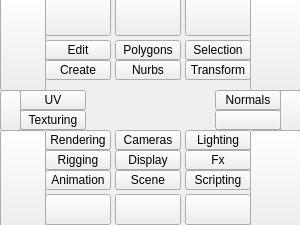
<?xml version="1.0" encoding="UTF-8"?>
<ui version="4.0">
 <class>QtUi</class>
 <widget class="QMainWindow" name="QtUi">
  <property name="enabled">
   <bool>true</bool>
  </property>
  <property name="geometry">
   <rect>
    <x>0</x>
    <y>0</y>
    <width>300</width>
    <height>225</height>
   </rect>
  </property>
  <property name="sizePolicy">
   <sizepolicy hsizetype="Fixed" vsizetype="Fixed">
    <horstretch>0</horstretch>
    <verstretch>0</verstretch>
   </sizepolicy>
  </property>
  <property name="minimumSize">
   <size>
    <width>300</width>
    <height>225</height>
   </size>
  </property>
  <property name="maximumSize">
   <size>
    <width>300</width>
    <height>225</height>
   </size>
  </property>
  <property name="cursor">
   <cursorShape>BlankCursor</cursorShape>
  </property>
  <property name="windowTitle">
   <string>Toolkit</string>
  </property>
  <property name="tabShape">
   <enum>QTabWidget::Triangular</enum>
  </property>
  <property name="dockNestingEnabled">
   <bool>true</bool>
  </property>
  <property name="dockOptions">
   <set>QMainWindow::AllowNestedDocks|QMainWindow::AllowTabbedDocks|QMainWindow::AnimatedDocks|QMainWindow::ForceTabbedDocks</set>
  </property>
  <widget class="QWidget" name="mainWindow">
   <widget class="QGroupBox" name="display">
    <property name="geometry">
     <rect>
      <x>115</x>
      <y>150</y>
      <width>66</width>
      <height>20</height>
     </rect>
    </property>
    <property name="title">
     <string/>
    </property>
    <widget class="QPushButton" name="i004">
     <property name="geometry">
      <rect>
       <x>0</x>
       <y>0</y>
       <width>66</width>
       <height>20</height>
      </rect>
     </property>
     <property name="whatsThis">
      <string>display</string>
     </property>
     <property name="text">
      <string>Display</string>
     </property>
    </widget>
   </widget>
   <widget class="QPushButton" name="v000">
    <property name="geometry">
     <rect>
      <x>45</x>
      <y>-5</y>
      <width>66</width>
      <height>41</height>
     </rect>
    </property>
    <property name="toolTip">
     <string>Extrude</string>
    </property>
    <property name="text">
     <string/>
    </property>
   </widget>
   <widget class="QGroupBox" name="rigging">
    <property name="geometry">
     <rect>
      <x>45</x>
      <y>150</y>
      <width>66</width>
      <height>20</height>
     </rect>
    </property>
    <property name="title">
     <string/>
    </property>
    <widget class="QPushButton" name="i017">
     <property name="geometry">
      <rect>
       <x>0</x>
       <y>0</y>
       <width>66</width>
       <height>20</height>
      </rect>
     </property>
     <property name="whatsThis">
      <string>rigging</string>
     </property>
     <property name="text">
      <string>Rigging</string>
     </property>
    </widget>
   </widget>
   <widget class="QGroupBox" name="scene">
    <property name="geometry">
     <rect>
      <x>115</x>
      <y>170</y>
      <width>66</width>
      <height>20</height>
     </rect>
    </property>
    <property name="title">
     <string/>
    </property>
    <widget class="QPushButton" name="i003">
     <property name="geometry">
      <rect>
       <x>0</x>
       <y>0</y>
       <width>66</width>
       <height>20</height>
      </rect>
     </property>
     <property name="whatsThis">
      <string>scene</string>
     </property>
     <property name="text">
      <string>Scene</string>
     </property>
    </widget>
   </widget>
   <widget class="QGroupBox" name="unused">
    <property name="geometry">
     <rect>
      <x>215</x>
      <y>110</y>
      <width>66</width>
      <height>20</height>
     </rect>
    </property>
    <property name="title">
     <string/>
    </property>
    <widget class="QPushButton" name="pushButton">
     <property name="geometry">
      <rect>
       <x>0</x>
       <y>0</y>
       <width>66</width>
       <height>20</height>
      </rect>
     </property>
     <property name="text">
      <string/>
     </property>
    </widget>
   </widget>
   <widget class="QGroupBox" name="rendering">
    <property name="geometry">
     <rect>
      <x>45</x>
      <y>130</y>
      <width>66</width>
      <height>20</height>
     </rect>
    </property>
    <property name="title">
     <string/>
    </property>
    <widget class="QPushButton" name="i016">
     <property name="geometry">
      <rect>
       <x>0</x>
       <y>0</y>
       <width>66</width>
       <height>20</height>
      </rect>
     </property>
     <property name="whatsThis">
      <string>rendering</string>
     </property>
     <property name="text">
      <string>Rendering</string>
     </property>
    </widget>
   </widget>
   <widget class="QPushButton" name="i023">
    <property name="geometry">
     <rect>
      <x>250</x>
      <y>130</y>
      <width>51</width>
      <height>101</height>
     </rect>
    </property>
    <property name="whatsThis">
     <string>i023</string>
    </property>
    <property name="text">
     <string/>
    </property>
   </widget>
   <widget class="QPushButton" name="v004">
    <property name="geometry">
     <rect>
      <x>115</x>
      <y>194</y>
      <width>66</width>
      <height>31</height>
     </rect>
    </property>
    <property name="toolTip">
     <string>Delete history</string>
    </property>
    <property name="text">
     <string/>
    </property>
   </widget>
   <widget class="QGroupBox" name="lighting">
    <property name="geometry">
     <rect>
      <x>185</x>
      <y>130</y>
      <width>66</width>
      <height>20</height>
     </rect>
    </property>
    <property name="title">
     <string/>
    </property>
    <widget class="QPushButton" name="i014">
     <property name="geometry">
      <rect>
       <x>0</x>
       <y>0</y>
       <width>66</width>
       <height>20</height>
      </rect>
     </property>
     <property name="whatsThis">
      <string>lighting</string>
     </property>
     <property name="text">
      <string>Lighting</string>
     </property>
    </widget>
   </widget>
   <widget class="QPushButton" name="v002">
    <property name="geometry">
     <rect>
      <x>185</x>
      <y>-5</y>
      <width>66</width>
      <height>41</height>
     </rect>
    </property>
    <property name="toolTip">
     <string>Multi-Cut</string>
    </property>
    <property name="text">
     <string/>
    </property>
   </widget>
   <widget class="QGroupBox" name="transform">
    <property name="geometry">
     <rect>
      <x>185</x>
      <y>60</y>
      <width>66</width>
      <height>20</height>
     </rect>
    </property>
    <property name="title">
     <string/>
    </property>
    <widget class="QPushButton" name="i008">
     <property name="geometry">
      <rect>
       <x>0</x>
       <y>0</y>
       <width>66</width>
       <height>20</height>
      </rect>
     </property>
     <property name="whatsThis">
      <string>transform</string>
     </property>
     <property name="text">
      <string>Transform</string>
     </property>
    </widget>
   </widget>
   <widget class="QPushButton" name="i021">
    <property name="geometry">
     <rect>
      <x>250</x>
      <y>-10</y>
      <width>51</width>
      <height>101</height>
     </rect>
    </property>
    <property name="whatsThis">
     <string>i021</string>
    </property>
    <property name="text">
     <string/>
    </property>
   </widget>
   <widget class="QPushButton" name="v001">
    <property name="geometry">
     <rect>
      <x>115</x>
      <y>-5</y>
      <width>66</width>
      <height>41</height>
     </rect>
    </property>
    <property name="toolTip">
     <string>Bridge</string>
    </property>
    <property name="text">
     <string/>
    </property>
   </widget>
   <widget class="QGroupBox" name="Fx">
    <property name="geometry">
     <rect>
      <x>185</x>
      <y>150</y>
      <width>66</width>
      <height>20</height>
     </rect>
    </property>
    <property name="title">
     <string/>
    </property>
    <widget class="QPushButton" name="i018">
     <property name="geometry">
      <rect>
       <x>0</x>
       <y>0</y>
       <width>66</width>
       <height>20</height>
      </rect>
     </property>
     <property name="whatsThis">
      <string>fx</string>
     </property>
     <property name="text">
      <string>Fx</string>
     </property>
    </widget>
   </widget>
   <widget class="QPushButton" name="v003">
    <property name="geometry">
     <rect>
      <x>45</x>
      <y>194</y>
      <width>66</width>
      <height>31</height>
     </rect>
    </property>
    <property name="toolTip">
     <string>Delete</string>
    </property>
    <property name="text">
     <string/>
    </property>
   </widget>
   <widget class="QGroupBox" name="selection">
    <property name="geometry">
     <rect>
      <x>185</x>
      <y>40</y>
      <width>66</width>
      <height>20</height>
     </rect>
    </property>
    <property name="title">
     <string/>
    </property>
    <widget class="QPushButton" name="i009">
     <property name="geometry">
      <rect>
       <x>0</x>
       <y>0</y>
       <width>66</width>
       <height>20</height>
      </rect>
     </property>
     <property name="whatsThis">
      <string>selection</string>
     </property>
     <property name="text">
      <string>Selection</string>
     </property>
    </widget>
   </widget>
   <widget class="QGroupBox" name="cameras">
    <property name="geometry">
     <rect>
      <x>115</x>
      <y>130</y>
      <width>66</width>
      <height>20</height>
     </rect>
    </property>
    <property name="title">
     <string/>
    </property>
    <widget class="QPushButton" name="i019">
     <property name="geometry">
      <rect>
       <x>0</x>
       <y>0</y>
       <width>66</width>
       <height>20</height>
      </rect>
     </property>
     <property name="whatsThis">
      <string>cameras</string>
     </property>
     <property name="text">
      <string>Cameras</string>
     </property>
    </widget>
   </widget>
   <widget class="QGroupBox" name="polygons">
    <property name="geometry">
     <rect>
      <x>115</x>
      <y>40</y>
      <width>66</width>
      <height>20</height>
     </rect>
    </property>
    <property name="title">
     <string/>
    </property>
    <widget class="QPushButton" name="i010">
     <property name="geometry">
      <rect>
       <x>0</x>
       <y>0</y>
       <width>66</width>
       <height>20</height>
      </rect>
     </property>
     <property name="whatsThis">
      <string>polygons</string>
     </property>
     <property name="text">
      <string>Polygons</string>
     </property>
    </widget>
   </widget>
   <widget class="QGroupBox" name="scripting">
    <property name="geometry">
     <rect>
      <x>185</x>
      <y>170</y>
      <width>66</width>
      <height>20</height>
     </rect>
    </property>
    <property name="title">
     <string/>
    </property>
    <widget class="QPushButton" name="i015">
     <property name="geometry">
      <rect>
       <x>0</x>
       <y>0</y>
       <width>66</width>
       <height>20</height>
      </rect>
     </property>
     <property name="whatsThis">
      <string>scripting</string>
     </property>
     <property name="text">
      <string>Scripting</string>
     </property>
    </widget>
   </widget>
   <widget class="QGroupBox" name="uv">
    <property name="geometry">
     <rect>
      <x>20</x>
      <y>90</y>
      <width>66</width>
      <height>20</height>
     </rect>
    </property>
    <property name="title">
     <string/>
    </property>
    <widget class="QPushButton" name="i024">
     <property name="geometry">
      <rect>
       <x>0</x>
       <y>0</y>
       <width>66</width>
       <height>20</height>
      </rect>
     </property>
     <property name="whatsThis">
      <string>uv</string>
     </property>
     <property name="text">
      <string>UV</string>
     </property>
    </widget>
   </widget>
   <widget class="QGroupBox" name="animation">
    <property name="geometry">
     <rect>
      <x>45</x>
      <y>170</y>
      <width>66</width>
      <height>20</height>
     </rect>
    </property>
    <property name="title">
     <string/>
    </property>
    <widget class="QPushButton" name="i013">
     <property name="geometry">
      <rect>
       <x>0</x>
       <y>0</y>
       <width>66</width>
       <height>20</height>
      </rect>
     </property>
     <property name="whatsThis">
      <string>animation</string>
     </property>
     <property name="text">
      <string>Animation</string>
     </property>
    </widget>
   </widget>
   <widget class="QGroupBox" name="edit">
    <property name="geometry">
     <rect>
      <x>45</x>
      <y>40</y>
      <width>66</width>
      <height>20</height>
     </rect>
    </property>
    <property name="title">
     <string/>
    </property>
    <widget class="QPushButton" name="i007">
     <property name="geometry">
      <rect>
       <x>0</x>
       <y>0</y>
       <width>66</width>
       <height>20</height>
      </rect>
     </property>
     <property name="whatsThis">
      <string>edit</string>
     </property>
     <property name="text">
      <string>Edit</string>
     </property>
    </widget>
   </widget>
   <widget class="QPushButton" name="v005">
    <property name="geometry">
     <rect>
      <x>185</x>
      <y>194</y>
      <width>66</width>
      <height>31</height>
     </rect>
    </property>
    <property name="toolTip">
     <string>Minimize Window</string>
    </property>
    <property name="text">
     <string/>
    </property>
   </widget>
   <widget class="QPushButton" name="i022">
    <property name="geometry">
     <rect>
      <x>0</x>
      <y>130</y>
      <width>46</width>
      <height>101</height>
     </rect>
    </property>
    <property name="toolTip">
     <string>Preferences</string>
    </property>
    <property name="whatsThis">
     <string>preferences</string>
    </property>
    <property name="text">
     <string/>
    </property>
   </widget>
   <widget class="QGroupBox" name="normals">
    <property name="geometry">
     <rect>
      <x>215</x>
      <y>90</y>
      <width>66</width>
      <height>20</height>
     </rect>
    </property>
    <property name="title">
     <string/>
    </property>
    <widget class="QPushButton" name="i005">
     <property name="geometry">
      <rect>
       <x>0</x>
       <y>0</y>
       <width>66</width>
       <height>20</height>
      </rect>
     </property>
     <property name="whatsThis">
      <string>normals</string>
     </property>
     <property name="text">
      <string>Normals</string>
     </property>
    </widget>
   </widget>
   <widget class="QGroupBox" name="nurbs">
    <property name="geometry">
     <rect>
      <x>115</x>
      <y>60</y>
      <width>66</width>
      <height>20</height>
     </rect>
    </property>
    <property name="title">
     <string/>
    </property>
    <widget class="QPushButton" name="i011">
     <property name="geometry">
      <rect>
       <x>0</x>
       <y>0</y>
       <width>66</width>
       <height>20</height>
      </rect>
     </property>
     <property name="whatsThis">
      <string>nurbs</string>
     </property>
     <property name="text">
      <string>Nurbs</string>
     </property>
    </widget>
   </widget>
   <widget class="QGroupBox" name="create">
    <property name="geometry">
     <rect>
      <x>45</x>
      <y>60</y>
      <width>66</width>
      <height>20</height>
     </rect>
    </property>
    <property name="title">
     <string/>
    </property>
    <widget class="QPushButton" name="i006">
     <property name="geometry">
      <rect>
       <x>0</x>
       <y>0</y>
       <width>66</width>
       <height>20</height>
      </rect>
     </property>
     <property name="whatsThis">
      <string>create</string>
     </property>
     <property name="text">
      <string>Create</string>
     </property>
    </widget>
   </widget>
   <widget class="QPushButton" name="i020">
    <property name="geometry">
     <rect>
      <x>0</x>
      <y>-10</y>
      <width>46</width>
      <height>101</height>
     </rect>
    </property>
    <property name="cursor">
     <cursorShape>IBeamCursor</cursorShape>
    </property>
    <property name="whatsThis">
     <string>i020</string>
    </property>
    <property name="text">
     <string/>
    </property>
   </widget>
   <widget class="QGroupBox" name="texturing">
    <property name="geometry">
     <rect>
      <x>20</x>
      <y>110</y>
      <width>66</width>
      <height>20</height>
     </rect>
    </property>
    <property name="title">
     <string/>
    </property>
    <widget class="QPushButton" name="i012">
     <property name="geometry">
      <rect>
       <x>0</x>
       <y>0</y>
       <width>66</width>
       <height>20</height>
      </rect>
     </property>
     <property name="whatsThis">
      <string>texturing</string>
     </property>
     <property name="text">
      <string>Texturing</string>
     </property>
    </widget>
   </widget>
   <widget class="QPushButton" name="v007">
    <property name="geometry">
     <rect>
      <x>280</x>
      <y>90</y>
      <width>21</width>
      <height>41</height>
     </rect>
    </property>
    <property name="toolTip">
     <string>Multi-Cut</string>
    </property>
    <property name="text">
     <string/>
    </property>
   </widget>
   <widget class="QPushButton" name="v006">
    <property name="geometry">
     <rect>
      <x>0</x>
      <y>90</y>
      <width>21</width>
      <height>41</height>
     </rect>
    </property>
    <property name="toolTip">
     <string>Multi-Cut</string>
    </property>
   </widget>
   <widget class="QLabel" name="l000">
    <property name="geometry">
     <rect>
      <x>45</x>
      <y>10</y>
      <width>66</width>
      <height>16</height>
     </rect>
    </property>
    <property name="maximumSize">
     <size>
      <width>16777215</width>
      <height>19</height>
     </size>
    </property>
    <property name="text">
     <string/>
    </property>
   </widget>
   <widget class="QLabel" name="l020">
    <property name="geometry">
     <rect>
      <x>0</x>
      <y>20</y>
      <width>66</width>
      <height>16</height>
     </rect>
    </property>
    <property name="maximumSize">
     <size>
      <width>16777215</width>
      <height>19</height>
     </size>
    </property>
    <property name="text">
     <string/>
    </property>
   </widget>
   <widget class="QLabel" name="l001">
    <property name="geometry">
     <rect>
      <x>115</x>
      <y>10</y>
      <width>66</width>
      <height>16</height>
     </rect>
    </property>
    <property name="maximumSize">
     <size>
      <width>16777215</width>
      <height>19</height>
     </size>
    </property>
    <property name="text">
     <string/>
    </property>
   </widget>
   <widget class="QLabel" name="l002">
    <property name="geometry">
     <rect>
      <x>185</x>
      <y>10</y>
      <width>66</width>
      <height>16</height>
     </rect>
    </property>
    <property name="maximumSize">
     <size>
      <width>16777215</width>
      <height>19</height>
     </size>
    </property>
    <property name="text">
     <string/>
    </property>
   </widget>
   <widget class="QLabel" name="l021">
    <property name="geometry">
     <rect>
      <x>230</x>
      <y>20</y>
      <width>66</width>
      <height>16</height>
     </rect>
    </property>
    <property name="maximumSize">
     <size>
      <width>16777215</width>
      <height>19</height>
     </size>
    </property>
    <property name="text">
     <string/>
    </property>
   </widget>
   <widget class="QLabel" name="l004">
    <property name="geometry">
     <rect>
      <x>115</x>
      <y>200</y>
      <width>66</width>
      <height>16</height>
     </rect>
    </property>
    <property name="maximumSize">
     <size>
      <width>16777215</width>
      <height>19</height>
     </size>
    </property>
    <property name="text">
     <string/>
    </property>
   </widget>
   <widget class="QLabel" name="l003">
    <property name="geometry">
     <rect>
      <x>45</x>
      <y>200</y>
      <width>66</width>
      <height>16</height>
     </rect>
    </property>
    <property name="maximumSize">
     <size>
      <width>16777215</width>
      <height>19</height>
     </size>
    </property>
    <property name="text">
     <string/>
    </property>
   </widget>
   <widget class="QLabel" name="l005">
    <property name="geometry">
     <rect>
      <x>185</x>
      <y>200</y>
      <width>66</width>
      <height>16</height>
     </rect>
    </property>
    <property name="maximumSize">
     <size>
      <width>16777215</width>
      <height>19</height>
     </size>
    </property>
    <property name="text">
     <string/>
    </property>
   </widget>
   <widget class="QLabel" name="l023">
    <property name="geometry">
     <rect>
      <x>235</x>
      <y>190</y>
      <width>66</width>
      <height>16</height>
     </rect>
    </property>
    <property name="maximumSize">
     <size>
      <width>16777215</width>
      <height>19</height>
     </size>
    </property>
    <property name="text">
     <string/>
    </property>
   </widget>
   <widget class="QLabel" name="l022">
    <property name="geometry">
     <rect>
      <x>0</x>
      <y>190</y>
      <width>66</width>
      <height>16</height>
     </rect>
    </property>
    <property name="maximumSize">
     <size>
      <width>16777215</width>
      <height>19</height>
     </size>
    </property>
    <property name="text">
     <string/>
    </property>
   </widget>
   <widget class="QLabel" name="l007">
    <property name="geometry">
     <rect>
      <x>0</x>
      <y>80</y>
      <width>66</width>
      <height>16</height>
     </rect>
    </property>
    <property name="maximumSize">
     <size>
      <width>16777215</width>
      <height>19</height>
     </size>
    </property>
    <property name="text">
     <string/>
    </property>
   </widget>
   <widget class="QLabel" name="l006">
    <property name="geometry">
     <rect>
      <x>235</x>
      <y>80</y>
      <width>66</width>
      <height>16</height>
     </rect>
    </property>
    <property name="maximumSize">
     <size>
      <width>16777215</width>
      <height>19</height>
     </size>
    </property>
    <property name="text">
     <string/>
    </property>
   </widget>
   <zorder>l006</zorder>
   <zorder>l020</zorder>
   <zorder>l007</zorder>
   <zorder>l004</zorder>
   <zorder>l005</zorder>
   <zorder>l021</zorder>
   <zorder>l022</zorder>
   <zorder>l001</zorder>
   <zorder>l002</zorder>
   <zorder>l000</zorder>
   <zorder>l003</zorder>
   <zorder>l023</zorder>
   <zorder>v000</zorder>
   <zorder>v007</zorder>
   <zorder>i022</zorder>
   <zorder>v005</zorder>
   <zorder>i020</zorder>
   <zorder>v001</zorder>
   <zorder>v004</zorder>
   <zorder>i021</zorder>
   <zorder>v003</zorder>
   <zorder>i023</zorder>
   <zorder>v002</zorder>
   <zorder>display</zorder>
   <zorder>rigging</zorder>
   <zorder>scene</zorder>
   <zorder>unused</zorder>
   <zorder>rendering</zorder>
   <zorder>lighting</zorder>
   <zorder>transform</zorder>
   <zorder>Fx</zorder>
   <zorder>selection</zorder>
   <zorder>cameras</zorder>
   <zorder>polygons</zorder>
   <zorder>scripting</zorder>
   <zorder>uv</zorder>
   <zorder>animation</zorder>
   <zorder>edit</zorder>
   <zorder>normals</zorder>
   <zorder>nurbs</zorder>
   <zorder>create</zorder>
   <zorder>texturing</zorder>
   <zorder>v006</zorder>
  </widget>
 </widget>
 <resources/>
 <connections/>
 <designerdata>
  <property name="gridDeltaX">
   <number>5</number>
  </property>
  <property name="gridDeltaY">
   <number>10</number>
  </property>
  <property name="gridSnapX">
   <bool>true</bool>
  </property>
  <property name="gridSnapY">
   <bool>true</bool>
  </property>
  <property name="gridVisible">
   <bool>true</bool>
  </property>
 </designerdata>
</ui>
